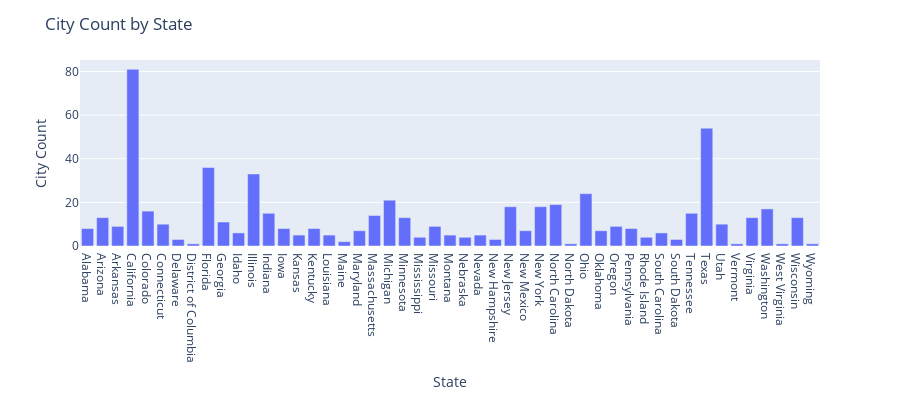

Notebook code cell kept with this figure:
### Code cell
fig5 = px.bar(state_city_count, x='State', y='City_Count',height=400,width=900)
fig5.update_layout(title='City Count by State', xaxis_title='State', yaxis_title='City Count')
fig5.show()

### Figure 1 — Plotly figure (JSON) as saved in the notebook; plotly's stock layout.template omitted (floating-point values rounded to 4 significant figures)
{"data": [{"alignmentgroup": "True", "hovertemplate": "State=%{x}<br>City_Count=%{y}<extra></extra>", "legendgroup": "", "marker": {"color": "#636efa", "pattern": {"shape": ""}}, "name": "", "offsetgroup": "", "orientation": "v", "showlegend": false, "textposition": "auto", "type": "bar", "x": ["Alabama", "Arizona", "Arkansas", "California", "Colorado", "Connecticut", "Delaware", "District of Columbia", "Florida", "Georgia", "Idaho", "Illinois", "Indiana", "Iowa", "Kansas", "Kentucky", "Louisiana", "Maine", "Maryland", "Massachusetts", "Michigan", "Minnesota", "Mississippi", "Missouri", "Montana", "Nebraska", "Nevada", "New Hampshire", "New Jersey", "New Mexico", "New York", "North Carolina", "North Dakota", "Ohio", "Oklahoma", "Oregon", "Pennsylvania", "Rhode Island", "South Carolina", "South Dakota", "Tennessee", "Texas", "Utah", "Vermont", "Virginia", "Washington", "West Virginia", "Wisconsin", "Wyoming"], "xaxis": "x", "y": [8, 13, 9, 81, 16, 10, 3, 1, 36, 11, 6, 33, 15, 8, 5, 8, 5, 2, 7, 14, 21, 13, 4, 9, 5, 4, 5, 3, 18, 7, 18, 19, 1, 24, 7, 9, 8, 4, 6, 3, 15, 54, 10, 1, 13, 17, 1, 13, 1], "yaxis": "y"}], "layout": {"barmode": "relative", "height": 400, "legend": {"tracegroupgap": 0}, "margin": {"t": 60}, "title": {"text": "City Count by State"}, "width": 900, "xaxis": {"anchor": "y", "domain": [0, 1], "title": {"text": "State"}}, "yaxis": {"anchor": "x", "domain": [0, 1], "title": {"text": "City Count"}}}}
